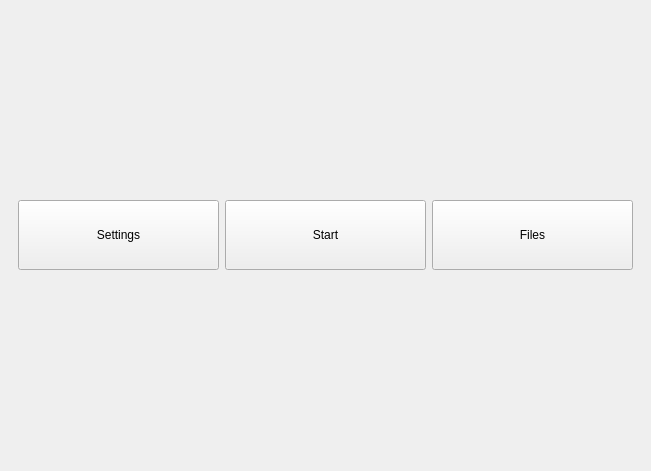
<?xml version="1.0" encoding="UTF-8"?>
<ui version="4.0">
 <class>MainWindow</class>
 <widget class="QMainWindow" name="MainWindow">
  <property name="geometry">
   <rect>
    <x>0</x>
    <y>0</y>
    <width>651</width>
    <height>471</height>
   </rect>
  </property>
  <property name="windowTitle">
   <string>APM-UI</string>
  </property>
  <widget class="QWidget" name="centralwidget">
   <layout class="QHBoxLayout" name="horizontalLayout_15">
    <item>
     <widget class="QStackedWidget" name="sw_main">
      <property name="currentIndex">
       <number>0</number>
      </property>
      <widget class="QWidget" name="Home">
       <layout class="QHBoxLayout" name="horizontalLayout">
        <item>
         <widget class="QPushButton" name="pb_settings">
          <property name="enabled">
           <bool>true</bool>
          </property>
          <property name="sizePolicy">
           <sizepolicy hsizetype="Minimum" vsizetype="Fixed">
            <horstretch>0</horstretch>
            <verstretch>0</verstretch>
           </sizepolicy>
          </property>
          <property name="maximumSize">
           <size>
            <width>16777215</width>
            <height>70</height>
           </size>
          </property>
          <property name="baseSize">
           <size>
            <width>0</width>
            <height>0</height>
           </size>
          </property>
          <property name="text">
           <string>Settings</string>
          </property>
         </widget>
        </item>
        <item>
         <widget class="QPushButton" name="pb_start">
          <property name="maximumSize">
           <size>
            <width>16777215</width>
            <height>70</height>
           </size>
          </property>
          <property name="text">
           <string>Start</string>
          </property>
         </widget>
        </item>
        <item>
         <widget class="QPushButton" name="pb_files">
          <property name="maximumSize">
           <size>
            <width>16777215</width>
            <height>70</height>
           </size>
          </property>
          <property name="text">
           <string>Files</string>
          </property>
         </widget>
        </item>
       </layout>
      </widget>
      <widget class="QWidget" name="Settings">
       <layout class="QVBoxLayout" name="verticalLayout_2">
        <item>
         <layout class="QHBoxLayout" name="horizontalLayout_18">
          <item>
           <layout class="QHBoxLayout" name="horizontalLayout_2">
            <item>
             <spacer name="horizontalSpacer">
              <property name="orientation">
               <enum>Qt::Horizontal</enum>
              </property>
              <property name="sizeHint" stdset="0">
               <size>
                <width>40</width>
                <height>20</height>
               </size>
              </property>
             </spacer>
            </item>
            <item>
             <widget class="QPushButton" name="pb_back_settings">
              <property name="minimumSize">
               <size>
                <width>50</width>
                <height>50</height>
               </size>
              </property>
              <property name="text">
               <string>back to main</string>
              </property>
             </widget>
            </item>
           </layout>
          </item>
         </layout>
        </item>
        <item>
         <spacer name="verticalSpacer_3">
          <property name="orientation">
           <enum>Qt::Vertical</enum>
          </property>
          <property name="sizeHint" stdset="0">
           <size>
            <width>251</width>
            <height>51</height>
           </size>
          </property>
         </spacer>
        </item>
        <item>
         <layout class="QHBoxLayout" name="horizontalLayout_7">
          <item>
           <widget class="QLabel" name="label">
            <property name="text">
             <string> APM Connection Settings:</string>
            </property>
            <property name="alignment">
             <set>Qt::AlignCenter</set>
            </property>
           </widget>
          </item>
          <item>
           <spacer name="horizontalSpacer_13">
            <property name="orientation">
             <enum>Qt::Horizontal</enum>
            </property>
            <property name="sizeHint" stdset="0">
             <size>
              <width>30</width>
              <height>20</height>
             </size>
            </property>
           </spacer>
          </item>
          <item>
           <widget class="QPushButton" name="pb_usb_settings">
            <property name="sizePolicy">
             <sizepolicy hsizetype="Fixed" vsizetype="Fixed">
              <horstretch>0</horstretch>
              <verstretch>0</verstretch>
             </sizepolicy>
            </property>
            <property name="minimumSize">
             <size>
              <width>80</width>
              <height>30</height>
             </size>
            </property>
            <property name="text">
             <string>USB Settings</string>
            </property>
           </widget>
          </item>
         </layout>
        </item>
        <item>
         <layout class="QHBoxLayout" name="horizontalLayout_19">
          <item>
           <layout class="QHBoxLayout" name="horizontalLayout_10">
            <item>
             <widget class="QLabel" name="label_4">
              <property name="text">
               <string>Measure Rate:</string>
              </property>
             </widget>
            </item>
            <item>
             <spacer name="horizontalSpacer_11">
              <property name="orientation">
               <enum>Qt::Horizontal</enum>
              </property>
              <property name="sizeHint" stdset="0">
               <size>
                <width>40</width>
                <height>20</height>
               </size>
              </property>
             </spacer>
            </item>
            <item>
             <widget class="QSpinBox" name="sb_measureRate">
              <property name="minimumSize">
               <size>
                <width>80</width>
                <height>80</height>
               </size>
              </property>
              <property name="font">
               <font>
                <pointsize>10</pointsize>
                <italic>false</italic>
                <kerning>true</kerning>
               </font>
              </property>
              <property name="cursor">
               <cursorShape>ArrowCursor</cursorShape>
              </property>
              <property name="tabletTracking">
               <bool>false</bool>
              </property>
              <property name="buttonSymbols">
               <enum>QAbstractSpinBox::PlusMinus</enum>
              </property>
              <property name="maximum">
               <number>9999</number>
              </property>
              <property name="value">
               <number>1000</number>
              </property>
             </widget>
            </item>
            <item>
             <spacer name="horizontalSpacer_16">
              <property name="orientation">
               <enum>Qt::Horizontal</enum>
              </property>
              <property name="sizeType">
               <enum>QSizePolicy::Preferred</enum>
              </property>
              <property name="sizeHint" stdset="0">
               <size>
                <width>50</width>
                <height>20</height>
               </size>
              </property>
             </spacer>
            </item>
           </layout>
          </item>
          <item>
           <layout class="QHBoxLayout" name="horizontalLayout_14">
            <item>
             <widget class="QLabel" name="label_7">
              <property name="text">
               <string>Min Depth:</string>
              </property>
             </widget>
            </item>
            <item>
             <spacer name="horizontalSpacer_10">
              <property name="orientation">
               <enum>Qt::Horizontal</enum>
              </property>
              <property name="sizeHint" stdset="0">
               <size>
                <width>40</width>
                <height>20</height>
               </size>
              </property>
             </spacer>
            </item>
            <item>
             <widget class="QSpinBox" name="sb_depthLimit">
              <property name="minimumSize">
               <size>
                <width>80</width>
                <height>80</height>
               </size>
              </property>
              <property name="buttonSymbols">
               <enum>QAbstractSpinBox::PlusMinus</enum>
              </property>
              <property name="maximum">
               <number>9999</number>
              </property>
              <property name="value">
               <number>256</number>
              </property>
             </widget>
            </item>
            <item>
             <spacer name="horizontalSpacer_19">
              <property name="orientation">
               <enum>Qt::Horizontal</enum>
              </property>
              <property name="sizeType">
               <enum>QSizePolicy::Preferred</enum>
              </property>
              <property name="sizeHint" stdset="0">
               <size>
                <width>50</width>
                <height>20</height>
               </size>
              </property>
             </spacer>
            </item>
           </layout>
          </item>
         </layout>
        </item>
        <item>
         <layout class="QHBoxLayout" name="horizontalLayout_20">
          <item>
           <layout class="QHBoxLayout" name="horizontalLayout_11">
            <item>
             <widget class="QLabel" name="label_5">
              <property name="text">
               <string>Delta Rate:</string>
              </property>
             </widget>
            </item>
            <item>
             <spacer name="horizontalSpacer_12">
              <property name="orientation">
               <enum>Qt::Horizontal</enum>
              </property>
              <property name="sizeHint" stdset="0">
               <size>
                <width>40</width>
                <height>20</height>
               </size>
              </property>
             </spacer>
            </item>
            <item>
             <widget class="QSpinBox" name="sb_deltaRate">
              <property name="minimumSize">
               <size>
                <width>80</width>
                <height>80</height>
               </size>
              </property>
              <property name="buttonSymbols">
               <enum>QAbstractSpinBox::PlusMinus</enum>
              </property>
              <property name="maximum">
               <number>9999</number>
              </property>
              <property name="value">
               <number>3000</number>
              </property>
             </widget>
            </item>
            <item>
             <spacer name="horizontalSpacer_17">
              <property name="orientation">
               <enum>Qt::Horizontal</enum>
              </property>
              <property name="sizeType">
               <enum>QSizePolicy::Preferred</enum>
              </property>
              <property name="sizeHint" stdset="0">
               <size>
                <width>50</width>
                <height>20</height>
               </size>
              </property>
             </spacer>
            </item>
           </layout>
          </item>
          <item>
           <layout class="QHBoxLayout" name="horizontalLayout_16">
            <item>
             <widget class="QLabel" name="label_8">
              <property name="text">
               <string>Depth Offset:</string>
              </property>
             </widget>
            </item>
            <item>
             <spacer name="horizontalSpacer_14">
              <property name="orientation">
               <enum>Qt::Horizontal</enum>
              </property>
              <property name="sizeHint" stdset="0">
               <size>
                <width>40</width>
                <height>20</height>
               </size>
              </property>
             </spacer>
            </item>
            <item>
             <widget class="QSpinBox" name="sb_depthOffset">
              <property name="minimumSize">
               <size>
                <width>80</width>
                <height>80</height>
               </size>
              </property>
              <property name="buttonSymbols">
               <enum>QAbstractSpinBox::PlusMinus</enum>
              </property>
              <property name="minimum">
               <number>-9999</number>
              </property>
              <property name="maximum">
               <number>9999</number>
              </property>
              <property name="value">
               <number>0</number>
              </property>
             </widget>
            </item>
            <item>
             <spacer name="horizontalSpacer_20">
              <property name="orientation">
               <enum>Qt::Horizontal</enum>
              </property>
              <property name="sizeType">
               <enum>QSizePolicy::Preferred</enum>
              </property>
              <property name="sizeHint" stdset="0">
               <size>
                <width>50</width>
                <height>20</height>
               </size>
              </property>
             </spacer>
            </item>
           </layout>
          </item>
         </layout>
        </item>
        <item>
         <layout class="QHBoxLayout" name="horizontalLayout_21">
          <item>
           <layout class="QHBoxLayout" name="horizontalLayout_13">
            <item>
             <widget class="QLabel" name="label_6">
              <property name="text">
               <string>Stateswitch Tolerance:</string>
              </property>
             </widget>
            </item>
            <item>
             <spacer name="horizontalSpacer_9">
              <property name="orientation">
               <enum>Qt::Horizontal</enum>
              </property>
              <property name="sizeHint" stdset="0">
               <size>
                <width>40</width>
                <height>20</height>
               </size>
              </property>
             </spacer>
            </item>
            <item>
             <widget class="QSpinBox" name="sb_stateSwitchTol">
              <property name="minimumSize">
               <size>
                <width>80</width>
                <height>80</height>
               </size>
              </property>
              <property name="buttonSymbols">
               <enum>QAbstractSpinBox::PlusMinus</enum>
              </property>
              <property name="maximum">
               <number>9999</number>
              </property>
              <property name="value">
               <number>17</number>
              </property>
             </widget>
            </item>
            <item>
             <spacer name="horizontalSpacer_18">
              <property name="orientation">
               <enum>Qt::Horizontal</enum>
              </property>
              <property name="sizeType">
               <enum>QSizePolicy::Preferred</enum>
              </property>
              <property name="sizeHint" stdset="0">
               <size>
                <width>50</width>
                <height>20</height>
               </size>
              </property>
             </spacer>
            </item>
           </layout>
          </item>
          <item>
           <layout class="QHBoxLayout" name="horizontalLayout_17">
            <item>
             <widget class="QLabel" name="label_9">
              <property name="text">
               <string>Flow Offset:</string>
              </property>
             </widget>
            </item>
            <item>
             <spacer name="horizontalSpacer_15">
              <property name="orientation">
               <enum>Qt::Horizontal</enum>
              </property>
              <property name="sizeHint" stdset="0">
               <size>
                <width>40</width>
                <height>20</height>
               </size>
              </property>
             </spacer>
            </item>
            <item>
             <widget class="QSpinBox" name="sb_flowOffset">
              <property name="minimumSize">
               <size>
                <width>80</width>
                <height>80</height>
               </size>
              </property>
              <property name="buttonSymbols">
               <enum>QAbstractSpinBox::PlusMinus</enum>
              </property>
              <property name="accelerated">
               <bool>false</bool>
              </property>
              <property name="showGroupSeparator" stdset="0">
               <bool>false</bool>
              </property>
              <property name="minimum">
               <number>-9999</number>
              </property>
              <property name="maximum">
               <number>9999</number>
              </property>
              <property name="value">
               <number>0</number>
              </property>
             </widget>
            </item>
            <item>
             <spacer name="horizontalSpacer_21">
              <property name="orientation">
               <enum>Qt::Horizontal</enum>
              </property>
              <property name="sizeType">
               <enum>QSizePolicy::Preferred</enum>
              </property>
              <property name="sizeHint" stdset="0">
               <size>
                <width>50</width>
                <height>20</height>
               </size>
              </property>
             </spacer>
            </item>
           </layout>
          </item>
         </layout>
        </item>
        <item>
         <layout class="QHBoxLayout" name="horizontalLayout_12">
          <item>
           <spacer name="horizontalSpacer_4">
            <property name="orientation">
             <enum>Qt::Horizontal</enum>
            </property>
            <property name="sizeHint" stdset="0">
             <size>
              <width>40</width>
              <height>20</height>
             </size>
            </property>
           </spacer>
          </item>
          <item>
           <widget class="QPushButton" name="pb_saveSettings">
            <property name="text">
             <string>Save Settings</string>
            </property>
           </widget>
          </item>
         </layout>
        </item>
        <item>
         <spacer name="verticalSpacer_4">
          <property name="orientation">
           <enum>Qt::Vertical</enum>
          </property>
          <property name="sizeHint" stdset="0">
           <size>
            <width>549</width>
            <height>33</height>
           </size>
          </property>
         </spacer>
        </item>
       </layout>
      </widget>
      <widget class="QWidget" name="Test">
       <layout class="QGridLayout" name="gridLayout_2">
        <item row="0" column="0">
         <widget class="QStackedWidget" name="sw_Test">
          <property name="currentIndex">
           <number>0</number>
          </property>
          <widget class="QWidget" name="menu">
           <layout class="QVBoxLayout" name="verticalLayout">
            <item>
             <layout class="QHBoxLayout" name="horizontalLayout_3">
              <item>
               <widget class="QLabel" name="label_2">
                <property name="sizePolicy">
                 <sizepolicy hsizetype="Minimum" vsizetype="Minimum">
                  <horstretch>0</horstretch>
                  <verstretch>0</verstretch>
                 </sizepolicy>
                </property>
                <property name="text">
                 <string>Pumpversuch</string>
                </property>
                <property name="alignment">
                 <set>Qt::AlignCenter</set>
                </property>
               </widget>
              </item>
              <item>
               <spacer name="horizontalSpacer_3">
                <property name="orientation">
                 <enum>Qt::Horizontal</enum>
                </property>
                <property name="sizeHint" stdset="0">
                 <size>
                  <width>40</width>
                  <height>20</height>
                 </size>
                </property>
               </spacer>
              </item>
              <item>
               <widget class="QPushButton" name="pb_back_start">
                <property name="sizePolicy">
                 <sizepolicy hsizetype="Fixed" vsizetype="Minimum">
                  <horstretch>0</horstretch>
                  <verstretch>0</verstretch>
                 </sizepolicy>
                </property>
                <property name="minimumSize">
                 <size>
                  <width>50</width>
                  <height>50</height>
                 </size>
                </property>
                <property name="text">
                 <string>Back to Main</string>
                </property>
               </widget>
              </item>
             </layout>
            </item>
            <item>
             <layout class="QHBoxLayout" name="horizontalLayout_5">
              <item>
               <widget class="QPushButton" name="pb_startTest">
                <property name="minimumSize">
                 <size>
                  <width>250</width>
                  <height>50</height>
                 </size>
                </property>
                <property name="text">
                 <string>Start Test</string>
                </property>
               </widget>
              </item>
              <item>
               <spacer name="horizontalSpacer_2">
                <property name="orientation">
                 <enum>Qt::Horizontal</enum>
                </property>
                <property name="sizeHint" stdset="0">
                 <size>
                  <width>40</width>
                  <height>20</height>
                 </size>
                </property>
               </spacer>
              </item>
             </layout>
            </item>
            <item>
             <spacer name="verticalSpacer">
              <property name="orientation">
               <enum>Qt::Vertical</enum>
              </property>
              <property name="sizeHint" stdset="0">
               <size>
                <width>20</width>
                <height>186</height>
               </size>
              </property>
             </spacer>
            </item>
           </layout>
          </widget>
          <widget class="QWidget" name="running">
           <layout class="QVBoxLayout" name="verticalLayout_3">
            <item>
             <layout class="QHBoxLayout" name="horizontalLayout_6">
              <item>
               <spacer name="horizontalSpacer_5">
                <property name="orientation">
                 <enum>Qt::Horizontal</enum>
                </property>
                <property name="sizeHint" stdset="0">
                 <size>
                  <width>40</width>
                  <height>20</height>
                 </size>
                </property>
               </spacer>
              </item>
              <item>
               <widget class="QLabel" name="stateLabel">
                <property name="text">
                 <string>Zustand</string>
                </property>
               </widget>
              </item>
             </layout>
            </item>
            <item>
             <widget class="QPlainTextEdit" name="pte_Data">
              <property name="readOnly">
               <bool>true</bool>
              </property>
              <property name="textInteractionFlags">
               <set>Qt::LinksAccessibleByKeyboard|Qt::LinksAccessibleByMouse|Qt::TextBrowserInteraction|Qt::TextSelectableByKeyboard|Qt::TextSelectableByMouse</set>
              </property>
             </widget>
            </item>
            <item>
             <layout class="QHBoxLayout" name="horizontalLayout_8">
              <item>
               <spacer name="horizontalSpacer_6">
                <property name="orientation">
                 <enum>Qt::Horizontal</enum>
                </property>
                <property name="sizeHint" stdset="0">
                 <size>
                  <width>40</width>
                  <height>20</height>
                 </size>
                </property>
               </spacer>
              </item>
              <item>
               <widget class="QPushButton" name="btn_StopTest">
                <property name="text">
                 <string>Stop Test</string>
                </property>
               </widget>
              </item>
             </layout>
            </item>
           </layout>
          </widget>
         </widget>
        </item>
       </layout>
      </widget>
      <widget class="QWidget" name="Files">
       <layout class="QVBoxLayout" name="verticalLayout_4">
        <item>
         <layout class="QHBoxLayout" name="horizontalLayout_4">
          <item>
           <widget class="QLabel" name="label_3">
            <property name="text">
             <string>Transfer Saved Pump-Tests</string>
            </property>
            <property name="alignment">
             <set>Qt::AlignCenter</set>
            </property>
           </widget>
          </item>
          <item>
           <spacer name="horizontalSpacer_7">
            <property name="orientation">
             <enum>Qt::Horizontal</enum>
            </property>
            <property name="sizeHint" stdset="0">
             <size>
              <width>40</width>
              <height>20</height>
             </size>
            </property>
           </spacer>
          </item>
          <item>
           <widget class="QPushButton" name="pb_back_files">
            <property name="minimumSize">
             <size>
              <width>50</width>
              <height>50</height>
             </size>
            </property>
            <property name="text">
             <string>Back to Main</string>
            </property>
           </widget>
          </item>
         </layout>
        </item>
        <item>
         <layout class="QHBoxLayout" name="horizontalLayout_9">
          <item>
           <widget class="QPushButton" name="pb_file_copy">
            <property name="minimumSize">
             <size>
              <width>250</width>
              <height>50</height>
             </size>
            </property>
            <property name="text">
             <string>Copy File</string>
            </property>
           </widget>
          </item>
          <item>
           <spacer name="horizontalSpacer_8">
            <property name="orientation">
             <enum>Qt::Horizontal</enum>
            </property>
            <property name="sizeHint" stdset="0">
             <size>
              <width>40</width>
              <height>20</height>
             </size>
            </property>
           </spacer>
          </item>
         </layout>
        </item>
        <item>
         <spacer name="verticalSpacer_2">
          <property name="orientation">
           <enum>Qt::Vertical</enum>
          </property>
          <property name="sizeHint" stdset="0">
           <size>
            <width>20</width>
            <height>264</height>
           </size>
          </property>
         </spacer>
        </item>
       </layout>
      </widget>
     </widget>
    </item>
   </layout>
  </widget>
 </widget>
 <resources/>
 <connections/>
</ui>
